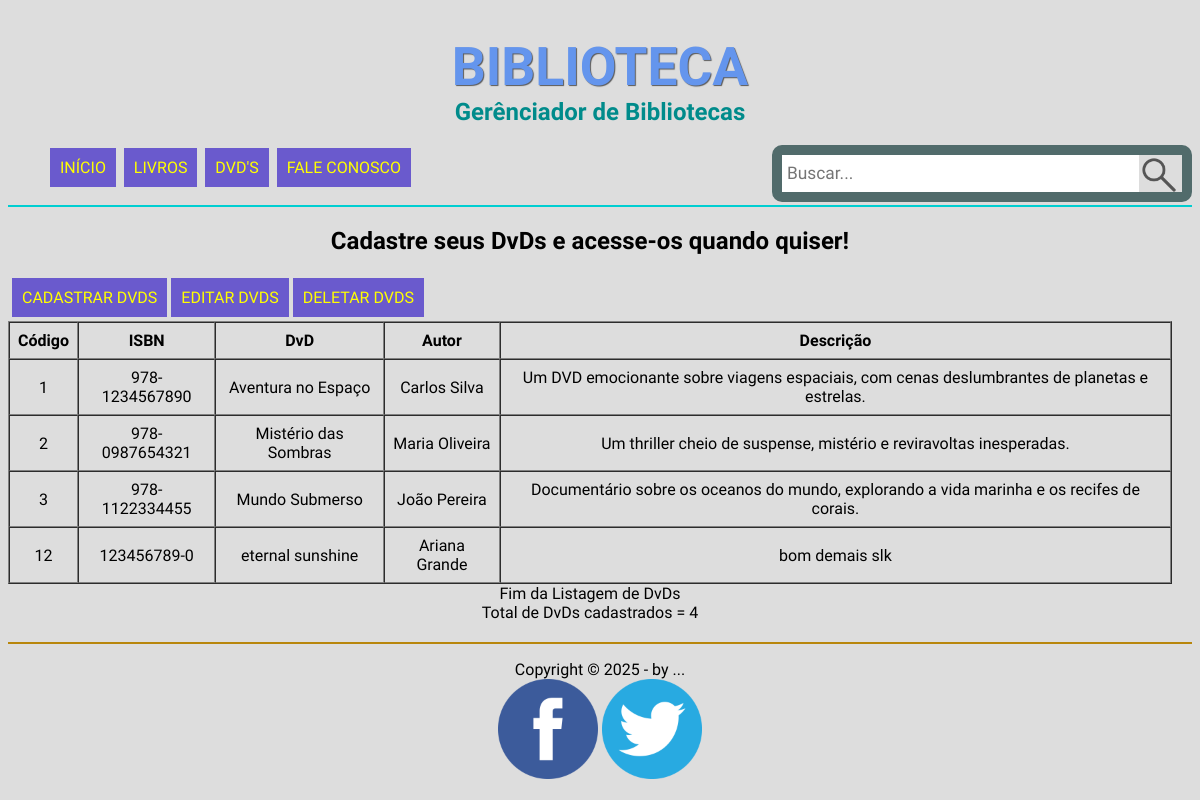
Screenshot of /dvds.php with the database file from the repository.
### tables this page shows
CREATE TABLE `tb_dvd` (
  `cd_dvd` int(11) NOT NULL,
  `cd_isbn` varchar(20) DEFAULT NULL,
  `nm_dvd` varchar(255) NOT NULL,
  `nm_autor` varchar(255) DEFAULT NULL,
  `ds_dvd` varchar(255) DEFAULT NULL
);

### dvds.php (the view, shortened to what this page needs)
<!DOCTYPE html>
<html lang="pt-br">
	<head>
		<link rel="stylesheet" type="text/css" href="_css/estilo.css"/>
	</head>
	<body>
		<header id="cabecalho">
			<hgroup>
				<h1>BIBLIOTECA</h1>
				<h2>Gerênciador de Bibliotecas</h2>
			</hgroup>
			<nav id="menu">
				<ul>
					<li><a href="index.php">Início</a></li>
					<li><a href="livros.php">Livros</a></li>
					<li><a href="dvds.php">DVD's</a></li>
					<li><a href="fale-conosco.php">Fale Conosco</a></li>
				</ul>
				<div id="divBusca">
				<form method="POST" action="busca.php">
        <input type="text" id="txtBusca" name="busca" placeholder="Buscar..." />
        <button type="submit" id style="background:none; border:none; padding:0;">
            <img src="_imagens/lupa.png" alt="Buscar..." id="btnBusca" width="40" height="40"/>
        </button>
    </form>
                </div>
			</nav>
        </header>
		<section id="corpo">
			<marquee><h1>Cadastre seus DvDs e acesse-os quando quiser!</h1></marquee>
			<table class="opmenu">
				<tr>
					<td><a href="adicionar-dvds.php">Cadastrar DvDs</a></td>
					<td><a href="editar-dvds.php">Editar DvDs</a></td>
					<td><a href="deletar-dvd.php">Deletar DvDs</a></td>
				</tr>
			</table>
			<?php
                            require_once("conexao.php");
                            $sql="SELECT * FROM tb_dvd order by cd_dvd" or die('Erro ao selecionar dados!');
							$query=mysqli_query($conexao,$sql);
							$total = mysqli_num_rows($query);
                            echo '<table border="1" cellpadding="8" cellspacing="0">';
							echo '<tr>
									<th>Código</th>
									<th>ISBN</th>
									<th>DvD</th>
									<th>Autor</th>
									<th>Descrição</th>
								  </tr>';
							while($result = mysqli_fetch_assoc($query)) {
								echo '<tr>';
								echo '<td>' . $result['cd_dvd'] . '</td>';
								echo '<td>' . $result['cd_isbn'] . '</td>';
								echo '<td>' . $result['nm_dvd'] . '</td>';
								echo '<td>' . $result['nm_autor'] . '</td>';
								echo '<td>' . $result['ds_dvd'] . '</td>';
								echo '</tr>';
							}
							echo '</table>';
                            echo 'Fim da Listagem de DvDs<br>';
                            echo 'Total de DvDs cadastrados = '.$total;
			?>
		</section>
		<footer id="rodape">
			<p>
				Copyright &copy; 2025 - by ...<br />
				<a href="https://www.facebook.com/..." target="_blank"><img src="_imagens/facebook.png" width=100 height=100></a>
				<a href="https://twitter.com/..." target="_blank"><img src="_imagens/twitter.png" width=100 height=100></a>
			</p>
		</footer>
	</body>
</html>

### _css/estilo.css (style rules this page uses)
body { font-family: Arial, sans-serif; background-color: #DDDDDD; color: rgba(0,0,0,1); }
p { font-family: 'Baloo Bhaijaan', cursive; }
#txtBusca { float: left; font-family: 'Fjalla One', sans-serif; background-color: #FFFFFF; padding-left: 5px; font-size: 13pt; border: none; height: 35px; width: 350px; }
#btnBusca { float: left; cursor: pointer; }
#divBusca img { float: right; }
#divBusca { border: solid 10px rgba(47, 79, 79, 0.8); border-radius: 10px; height: 37px; width: 400px; float: right; position: relative; margin-top: -60px; }
header#cabecalho h1 { font-family: 'Baloo Bhaijaan', cursive; text-align: center; font-size: 40pt; color: #6495ED; text-shadow: 1px 1px 1px rgba(0,0,0,.6); padding: 0px; margin-bottom: 0px; }
header#cabecalho h2 { font-family: 'Fjalla One', sans-serif; text-align: center; font-size: 18pt; color: #008B8B; padding: 0px; margin-top: 0px; }
nav#menu { display: block; font-family: 'Baloo Bhaijaan', cursive; }
nav#menu ul { list-style: none; text-transform: uppercase; position: relative; }
nav#menu li { display: inline-block; background-color: #6A5ACD; padding: 10px; margin: 2px; transition: background-color 1s; }
nav#menu a { color: #FFFF00; text-decoration: none; }
.opmenu { display: block; font-family: 'Baloo Bhaijaan', cursive; }
.opmenu td { list-style: none; text-transform: uppercase; position: relative; }
.opmenu td { display: inline-block; background-color: #6A5ACD; padding: 10px; margin: 2px; transition: background-color 1s; }
.opmenu a { color: #FFFF00; text-decoration: none; }
section#corpo { display: block; padding-right: 20px; padding-bottom: 20px; clear: both; border-top: 2px solid #00CED1; font-family: 'Baloo Bhaijaan', cursive; text-align: center; }
footer#rodape { clear: both; border-top: 2px solid #B8860B; }
footer#rodape p { text-align: center; }

### rows the page displays
tb_dvd: cd_dvd "1", cd_isbn "978-1234567890", nm_dvd "Aventura no Espaço", nm_autor "Carlos Silva", ds_dvd "Um DVD emocionante sobre viagens espaciais, com cenas deslumbrantes de planetas e estrelas."
tb_dvd: cd_dvd "2", cd_isbn "978-0987654321", nm_dvd "Mistério das Sombras", nm_autor "Maria Oliveira", ds_dvd "Um thriller cheio de suspense, mistério e reviravoltas inesperadas."
tb_dvd: cd_dvd "3", cd_isbn "978-1122334455", nm_dvd "Mundo Submerso", nm_autor "João Pereira", ds_dvd "Documentário sobre os oceanos do mundo, explorando a vida marinha e os recifes de corais."
tb_dvd: cd_dvd "12", cd_isbn "123456789-0", nm_dvd "eternal sunshine", nm_autor "Ariana Grande", ds_dvd "bom demais slk"

### other values shown
$total "4"
